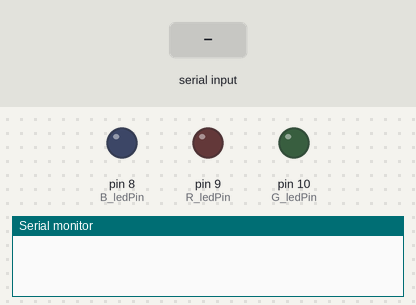
A sketch run on a simulated Arduino Uno, built with avr-gcc and run on an emulated ATmega328P. Parts: output pins drawn as LEDs (lit = HIGH), the last lines printed to the serial monitor. Inputs (shaded band) come from the test bench.

Above: at 1.2 s.
1.3 s: "B90\n" received over Serial
At 1.7 s:
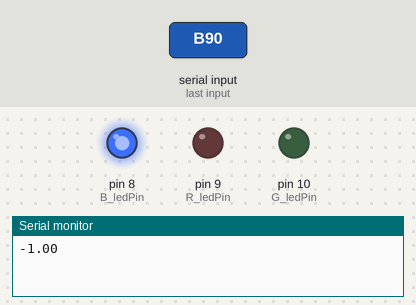
2.8 s: byte 71 ('G') received over Serial
At 3.6 s:
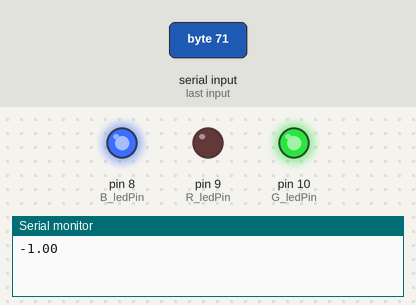
5.3 s: "R90\n" received over Serial
At 5.8 s:
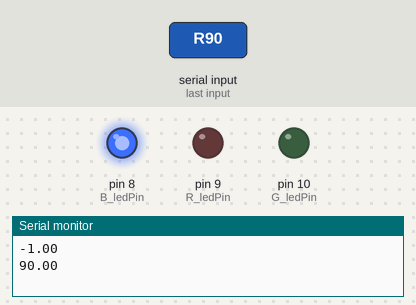
6.8 s: "X90\n" received over Serial
At 7.1 s:
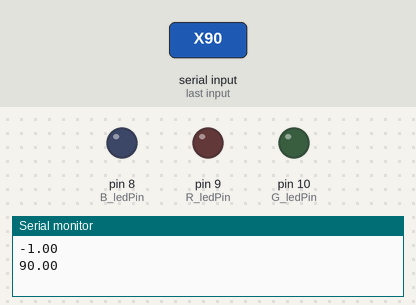
8.3 s: "G90\n" received over Serial
At 9.1 s:
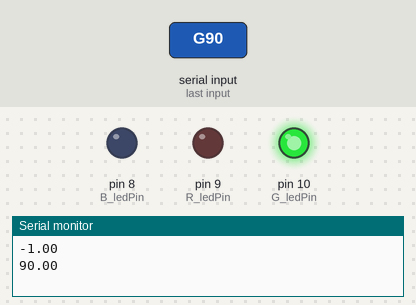
10.8 s: "R90\n" received over Serial
At 11.2 s:
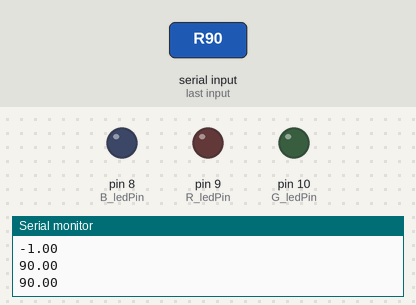
Timing chart, 0 to 13.3 s (numbered marks = the images above; inputs shaded):
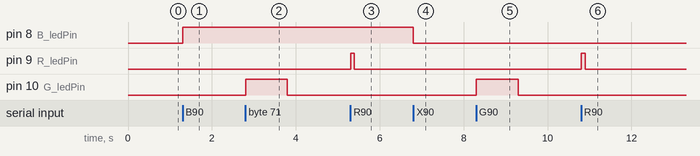

The sketch:

SerialLEDTestArduinoinov2.ino
```cpp
const int B_ledPin = 8; // the pin that the LED is attached to
const int R_ledPin = 9;
const int G_ledPin = 10;

int incomingByte;      // a variable to read incoming serial data into
String incomingByte2;
float timeon = 1000;
long randNumber;

void setup() {
  // initialize serial communication:
  Serial.begin(9600);
  // initialize the LED pin as an output:
  pinMode(B_ledPin, OUTPUT);
  pinMode(R_ledPin, OUTPUT);
  pinMode(G_ledPin, OUTPUT);
}

void loop() {
  // see if there's incoming serial data:
  if (Serial.available() > 0) {
    // read the oldest byte in the serial buffer:
    incomingByte = Serial.read();


    if (incomingByte == 'B') {


        incomingByte2 = Serial.read();
        timeon = incomingByte2.toInt();
        Serial.println(timeon);
        digitalWrite(B_ledPin, HIGH);


    }

    if (incomingByte == 'X') {


        incomingByte2 = Serial.read();
        timeon = incomingByte2.toInt();

        digitalWrite(B_ledPin, LOW);


    }

    if (incomingByte == 'R') {


        incomingByte2 = Serial.readStringUntil('\n');
        timeon = incomingByte2.toInt();
        digitalWrite(R_ledPin, HIGH);
        delay(timeon);
        Serial.println(timeon);
        digitalWrite(R_ledPin, LOW);
    }

    if (incomingByte == 'G') {


        incomingByte2 = Serial.read();

        digitalWrite(G_ledPin, HIGH);
        delay(1000);
        digitalWrite(G_ledPin, LOW);

    }
  }
}
```

Measured:
- after the input at 1.3 s, pin 8 (B_ledPin): LOW → HIGH at once
- after the input at 2.8 s, pin 10 (G_ledPin): LOW → HIGH at once, → LOW 1.0 s later
- after the input at 5.3 s, pin 9 (R_ledPin): LOW → HIGH at once, → LOW 0.09 s later
- after the input at 6.8 s, pin 8 (B_ledPin): HIGH → LOW at once
- after the input at 8.3 s, pin 10 (G_ledPin): LOW → HIGH at once, → LOW 1.0 s later
- after the input at 10.8 s, pin 9 (R_ledPin): LOW → HIGH at once, → LOW 0.09 s later
